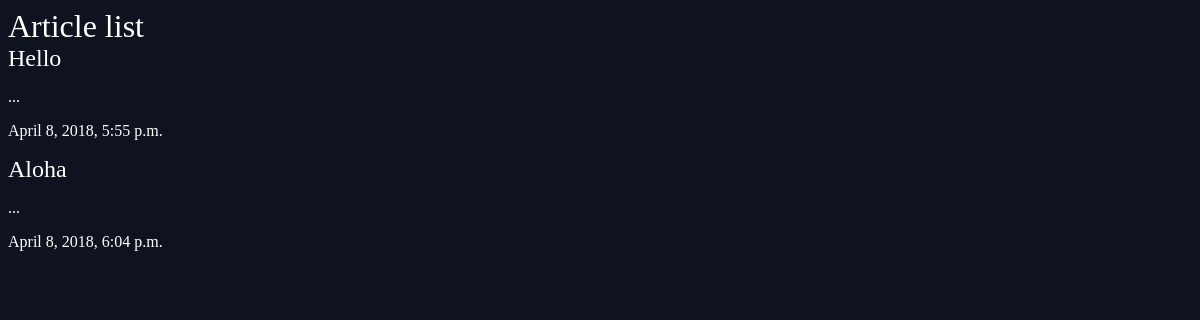
/articles/, run on an earlier commit of the app's database.
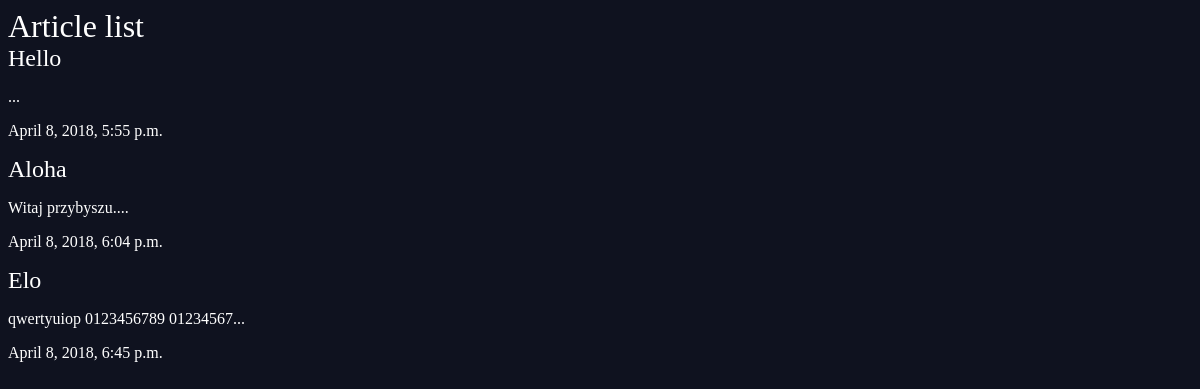
And on a later commit of the database.
### articles/models.py (models this page shows, shortened)
class Article(models.Model):
    title = models.CharField(max_length = 100)
    slug = models.SlugField()
    body = models.TextField()
    date = models.DateTimeField(auto_now_add=True)
    def snippet(self):
        return self.body[:30] + '...'

### articles/views.py (the view)
# urls.py: path('',views.article_list),
def article_list(request):
    articles = Article.objects.all().order_by('date')
    return render(request,'articles/article_list.html',{'articles':articles})

### articles/templates/articles/article_list.html (shortened to what this page needs)
{% load static from staticfiles %}
<!DOCTYPE html>
<html>
    <head>
        <link rel="stylesheet" href="{% static 'styles.css' %}">
    </head>
    <body>
        <h1>Article list</h1>
        <div class="articles">
            {% for article in articles %}
            <div class="article">
                <h2><a href ="#">{{article.title}}</a></h2>
                <p>{{article.snippet}}</p>
                <p>{{article.date}}</p>
            </div>
            {% endfor %}
        </div>
    </body>
</html>

### assets/styles.css (style rules this page uses)
body { background-color: #0f121f; color: #fff; }
body * { font-family: Ubuntu; }
h1, h2, h3, h4, h5 { font-weight: normal; margin: 0; }
a, a:hover, a:visited { color: #fff; text-decoration: none; }

What changed in the data, as far as the page shows it:
changed Article "Aloha": snippet "..." → "Witaj przybyszu...."
added Article: title "Elo", snippet "qwertyuiop 0123456789 01234567...", date "April 8, 2018, 6:45 p.m."
